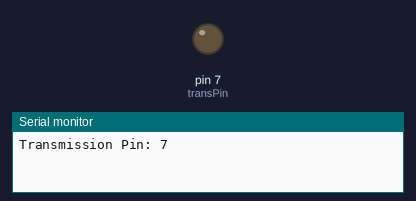
This sketch was run on a simulated Arduino Uno, built with avr-gcc and run on an emulated ATmega328P. Parts: output pins drawn as LEDs (lit = HIGH), the last lines printed to the serial monitor. Storage starts empty.

Above: at 0.1 s.
At 7.8 s:
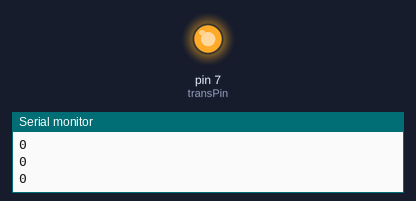
Timing chart, 0 to 10.4 s (numbered marks = the images above):
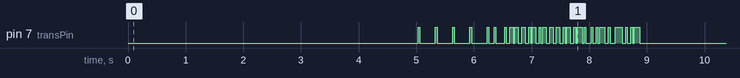

The sketch:

File_TR.ino
```cpp
//Transmitter Code
#include <elapsedMillis.h>
#include <SD.h>

const unsigned long INTERVAL = 30000;
int i=0;
elapsedMicros timer0;
File file;
int CS_PIN = 10;
int pin =A0;

void setup() {

  int transPin = 7;
  pinMode(transPin, OUTPUT);//light output port
  Serial.begin(9600);
  Serial.print("Transmission Pin: ");
  Serial.println(transPin);
  char fileName[] = "lifi.txt";
  delay(5000);
  Serial.println("Sending file...");

  //Send Data

  sendFile(fileName);
  Serial.println("File Sent!");
}


int  sendFile (char input[])
{
   initializeSD();
   openFile(input);
   //send file size
   unsigned long fileSize = file.size();
   byte buf[4];
   buf[0] = (byte) fileSize & 0xFF;
   buf[1] = (byte) (fileSize >> 8) & 0xFF;
   buf[2] = (byte) (fileSize >> 16) & 0xFF;
   buf[3] = (byte) (fileSize >> 24) & 0xFF;
   for(int i = 0; i < 4; i++)
   {
    Serial.println(buf[i]);
    sendValue(buf[i]);
   }
   int lengthName =strlen(input);
   sendValue((byte)lengthName);
   for(i=0;i<lengthName;i++)
   sendValue(input[i]);
   //send data
   while(file.available())
   {
      sendValue(file.read());
   }
   file.close();
   return 0;
}


void loop() {

}

void sendValue(byte valToSend)
{
  //Send start bit
  digitalWrite(7, HIGH);
  timer0 = 0;
  byte b;

  //Send actual value
  for(int i = 0; i < 8; i++)
  {
      b = valToSend%2;
      valToSend=valToSend/2;
      //Delay until time to send
      while(timer0 < INTERVAL)
      {
      }
      if(b==1)
      {
        digitalWrite(7, HIGH);
      }
      else
      {
        digitalWrite(7, LOW);
      }
      timer0 = 0;
  }
  while(timer0< INTERVAL)
  {}//Busy wait on last bit
  //Send stop bit
  digitalWrite(7, LOW);
  timer0 = 0;
  while(timer0 < INTERVAL)
  {
  }//Delay on stop bit

}

void initializeSD()
{
  Serial.println("Initializing SD card...");
  pinMode(CS_PIN, OUTPUT);

  if (SD.begin())
  {
    Serial.println("SD card is ready to use.");
  } else
  {
    Serial.println("SD card initialization failed");
    return;
  }
}

int openFile(char filename[])
{
  file = SD.open(filename);
  if (file)
  {
    Serial.println("File opened with success!");
    return 1;
  } else
  {
    Serial.println("Error opening file...");
    return 0;
  }
}
```
